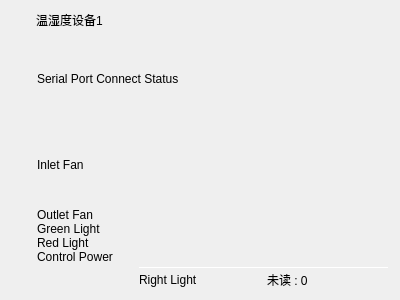
<?xml version="1.0" encoding="UTF-8"?>
<ui version="4.0">
 <class>SwitchControl</class>
 <widget class="QWidget" name="SwitchControl">
  <property name="geometry">
   <rect>
    <x>0</x>
    <y>0</y>
    <width>400</width>
    <height>300</height>
   </rect>
  </property>
  <property name="windowTitle">
   <string>Form</string>
  </property>
  <layout class="QVBoxLayout" name="verticalLayout">
   <item>
    <widget class="QFrame" name="gboxDeviceTitle">
     <layout class="QHBoxLayout" name="horizontalLayout_7">
      <property name="spacing">
       <number>5</number>
      </property>
      <property name="leftMargin">
       <number>0</number>
      </property>
      <property name="topMargin">
       <number>0</number>
      </property>
      <property name="rightMargin">
       <number>0</number>
      </property>
      <property name="bottomMargin">
       <number>0</number>
      </property>
      <item>
       <widget class="QLabel" name="labDevice">
        <property name="maximumSize">
         <size>
          <width>20</width>
          <height>16777215</height>
         </size>
        </property>
        <property name="text">
         <string/>
        </property>
        <property name="alignment">
         <set>Qt::AlignCenter</set>
        </property>
       </widget>
      </item>
      <item>
       <widget class="QLabel" name="labDeviceName">
        <property name="text">
         <string>温湿度设备1</string>
        </property>
        <property name="scaledContents">
         <bool>false</bool>
        </property>
       </widget>
      </item>
     </layout>
    </widget>
   </item>
   <item>
    <widget class="QFrame" name="gboxDevicePanel">
     <property name="sizePolicy">
      <sizepolicy hsizetype="Preferred" vsizetype="Expanding">
       <horstretch>0</horstretch>
       <verstretch>0</verstretch>
      </sizepolicy>
     </property>
     <property name="minimumSize">
      <size>
       <width>150</width>
       <height>0</height>
      </size>
     </property>
     <layout class="QGridLayout" name="gridLayout_7">
      <property name="leftMargin">
       <number>0</number>
      </property>
      <property name="topMargin">
       <number>1</number>
      </property>
      <property name="rightMargin">
       <number>0</number>
      </property>
      <property name="bottomMargin">
       <number>0</number>
      </property>
      <property name="horizontalSpacing">
       <number>6</number>
      </property>
      <property name="verticalSpacing">
       <number>3</number>
      </property>
      <item row="2" column="1">
       <widget class="QLabel" name="labCountAll">
        <property name="sizePolicy">
         <sizepolicy hsizetype="Preferred" vsizetype="Fixed">
          <horstretch>0</horstretch>
          <verstretch>0</verstretch>
         </sizepolicy>
        </property>
        <property name="text">
         <string>Right Light</string>
        </property>
       </widget>
      </item>
      <item row="2" column="2">
       <widget class="QLabel" name="labCountNoRead">
        <property name="sizePolicy">
         <sizepolicy hsizetype="Preferred" vsizetype="Fixed">
          <horstretch>0</horstretch>
          <verstretch>0</verstretch>
         </sizepolicy>
        </property>
        <property name="text">
         <string>未读 : 0</string>
        </property>
       </widget>
      </item>
      <item row="1" column="1" colspan="2">
       <widget class="Line" name="line">
        <property name="maximumSize">
         <size>
          <width>16777215</width>
          <height>1</height>
         </size>
        </property>
        <property name="orientation">
         <enum>Qt::Horizontal</enum>
        </property>
       </widget>
      </item>
      <item row="0" column="0" colspan="3">
       <layout class="QGridLayout" name="gridLayout_3">
        <property name="horizontalSpacing">
         <number>6</number>
        </property>
        <item row="4" column="2">
         <widget class="QLabel" name="label_11">
          <property name="text">
           <string/>
          </property>
         </widget>
        </item>
        <item row="0" column="1">
         <widget class="QLabel" name="labCurrentTemp">
          <property name="sizePolicy">
           <sizepolicy hsizetype="Preferred" vsizetype="Expanding">
            <horstretch>0</horstretch>
            <verstretch>0</verstretch>
           </sizepolicy>
          </property>
          <property name="text">
           <string>Serial Port Connect Status</string>
          </property>
         </widget>
        </item>
        <item row="0" column="2">
         <widget class="QLabel" name="label">
          <property name="text">
           <string/>
          </property>
         </widget>
        </item>
        <item row="1" column="1">
         <widget class="QLabel" name="labCurrentDamp">
          <property name="sizePolicy">
           <sizepolicy hsizetype="Preferred" vsizetype="Expanding">
            <horstretch>0</horstretch>
            <verstretch>0</verstretch>
           </sizepolicy>
          </property>
          <property name="text">
           <string>Inlet Fan</string>
          </property>
         </widget>
        </item>
        <item row="0" column="0">
         <widget class="QLabel" name="labTemp">
          <property name="maximumSize">
           <size>
            <width>20</width>
            <height>16777215</height>
           </size>
          </property>
          <property name="text">
           <string/>
          </property>
          <property name="alignment">
           <set>Qt::AlignCenter</set>
          </property>
         </widget>
        </item>
        <item row="2" column="0">
         <widget class="QLabel" name="label_3">
          <property name="text">
           <string/>
          </property>
         </widget>
        </item>
        <item row="2" column="1">
         <widget class="QLabel" name="label_4">
          <property name="text">
           <string>Outlet Fan</string>
          </property>
         </widget>
        </item>
        <item row="4" column="1">
         <widget class="QLabel" name="label_10">
          <property name="text">
           <string>Red Light</string>
          </property>
         </widget>
        </item>
        <item row="1" column="2">
         <widget class="QLabel" name="label_2">
          <property name="text">
           <string/>
          </property>
         </widget>
        </item>
        <item row="4" column="0">
         <widget class="QLabel" name="label_9">
          <property name="text">
           <string/>
          </property>
         </widget>
        </item>
        <item row="3" column="1">
         <widget class="QLabel" name="label_7">
          <property name="text">
           <string>Green Light</string>
          </property>
         </widget>
        </item>
        <item row="1" column="0">
         <widget class="QLabel" name="labDamp">
          <property name="maximumSize">
           <size>
            <width>20</width>
            <height>16777215</height>
           </size>
          </property>
          <property name="text">
           <string/>
          </property>
          <property name="alignment">
           <set>Qt::AlignCenter</set>
          </property>
         </widget>
        </item>
        <item row="2" column="2">
         <widget class="QLabel" name="label_5">
          <property name="text">
           <string/>
          </property>
         </widget>
        </item>
        <item row="3" column="0">
         <widget class="QLabel" name="label_6">
          <property name="text">
           <string/>
          </property>
         </widget>
        </item>
        <item row="3" column="2">
         <widget class="QLabel" name="label_8">
          <property name="text">
           <string/>
          </property>
         </widget>
        </item>
        <item row="5" column="0">
         <widget class="QLabel" name="label_12">
          <property name="text">
           <string/>
          </property>
         </widget>
        </item>
        <item row="5" column="1">
         <widget class="QLabel" name="label_13">
          <property name="text">
           <string>Control Power</string>
          </property>
         </widget>
        </item>
        <item row="5" column="2">
         <widget class="QLabel" name="label_14">
          <property name="text">
           <string/>
          </property>
         </widget>
        </item>
       </layout>
      </item>
     </layout>
    </widget>
   </item>
  </layout>
 </widget>
 <resources/>
 <connections/>
</ui>
